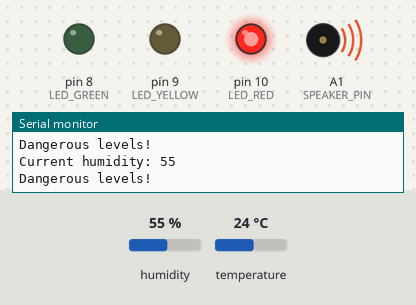
A sketch run on a simulated Arduino Uno, built with avr-gcc and run on an emulated ATmega328P. On the bench: output pins drawn as LEDs (lit = HIGH), buzzer (waves = sounding), the last lines printed to the serial monitor. Inputs (shaded band) come from the test bench; at power-on: humidity 55 %, temperature 24 °C.

Above: at 6.3 s.
6.4 s: humidity set to 52 %
12.7 s: humidity set to 49 %
At 18.5 s:
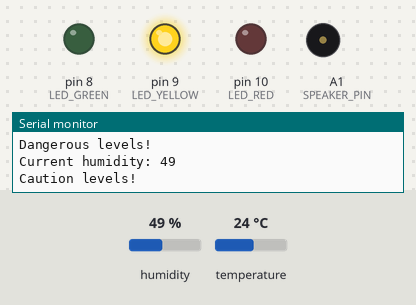
18.9 s: humidity set to 47 %
25.1 s: humidity set to 44 %
At 28.6 s:
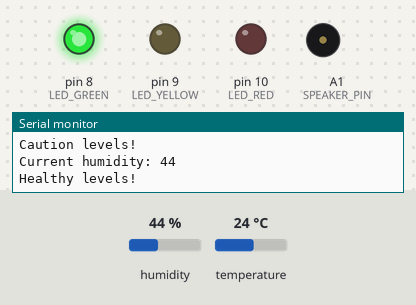
31.3 s: humidity set to 36 %
37.5 s: humidity set to 33 %
At 39.9 s:
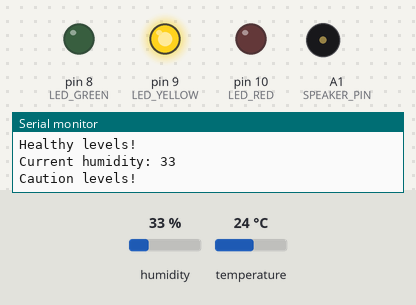
Timing chart, 0 to 41.4 s (numbered marks = the images above; inputs shaded):
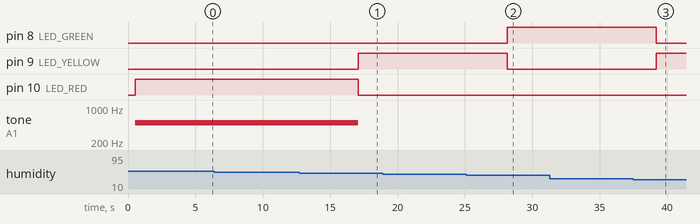

The sketch:

SafeSleep.ino
```cpp
#include <DHT11.h>

// Definitions for constants.>
#define DHT11_PIN A0
DHT11 dht(DHT11_PIN);

// Definitions for module constants.
#define LED_RED 10
#define LED_YELLOW 9
#define LED_GREEN 8
#define SPEAKER_PIN A1


void setup() {

  // Sets all the pins of 8, 9, 10, and A1 as OUTPUTS to their respective modules.
  pinMode(LED_RED, OUTPUT);
  pinMode(LED_YELLOW, OUTPUT);
  pinMode(LED_GREEN, OUTPUT);
  pinMode(SPEAKER_PIN, OUTPUT);

  //Begin Serial to run at 9600bps.
  Serial.begin(9600);
}

void loop() {
  // Boolean to set if the current humidity levels are safe or not.
  bool isSafe = true;

  // Read the current room humidity.
  int h = dht.readHumidity();

  // Check if any reads failed and exit early (to try again).
  if (isnan(h)) {
    Serial.println(F("Failed to read from DHT sensor!"));
    return;
  }

  // Print out to user what the current humidity is.
  Serial.println((String)"Current humidity: " + h);

  // Run humidity result through IF-statement criteria.
  // If humidity is less than 30% or more than 50% --
  // Trigger red LED and set 'isSafe' boolean to false.
  // Print out to user that the humidity has reached 'dangerous levels!'.
  if (h < 30 || h > 50) {
    activateLED("red");
    isSafe = false;
    Serial.println(F("Dangerous levels!"));
  }

  // If humidity is between 30% and 35% or between 45% and 50% --
  // Trigger yellow LED and keep 'isSafe' boolean to true.
  // Print out to user that the humidity has reached 'caution levels!'.
  else if (h < 35 || h > 45) {
    activateLED("yellow");
    isSafe = true;
    Serial.println(F("Caution levels!"));
  }

  // If humidity is between 35% and 45% --
  // Trigger yellow LED and keep 'isSafe' boolean to true.
  // Print out to user that the humidity has reached 'healthy levels!'.
  else if (h >= 35 || h <= 45) {
    activateLED("green");
    isSafe = true;
    Serial.println(F("Healthy levels!"));
  }

  // Validate if 'isSafe' boolean is true or false.
  // If false, then trigger buzzer to play tone of 500hz for 5 seconds,
  // Which is the time it takes to run another check for the current humidity levels.
  if (isSafe == false) {
    tone(SPEAKER_PIN, 500);
  } else {
    noTone(SPEAKER_PIN);
  }

  // Set delay between loop activations to 5 seconds or 5000 miliseconds.
  delay(5000);
}

// Function to toggle a specified color LED on.
// It takes the string in the function paramaters
// and runs it through an IF-statement to set the correct LED on.
void activateLED(String led_color) {
  // If the string equals to 'red', then turn all LEDs off, then turn the red LED on.
  if (led_color == "red") {
    dismissLED();
    digitalWrite(LED_RED, HIGH);
  }
  // If the string equals to 'yellow', then turn all LEDs off, then turn the yellow LED on.
  else if (led_color == "yellow") {
    dismissLED();
    digitalWrite(LED_YELLOW, HIGH);
  }
  // If the string equals to 'green', then turn all LEDs off, then turn the green LED on.
  else if (led_color == "green") {
    dismissLED();
    digitalWrite(LED_GREEN, HIGH);
  }
}

// Function to set all the LEDs to run on LOW output to turn them off.
void dismissLED() {
  digitalWrite(LED_RED, LOW);
  digitalWrite(LED_YELLOW, LOW);
  digitalWrite(LED_GREEN, LOW);
}
```

Measured:
- the behaviour switches between 51 and 50 % on humidity (found by bisection; images 0 and 1)
- the behaviour switches between 46 and 45 % on humidity (found by bisection; images 1 and 2)
- the behaviour switches between 35 and 34 % on humidity (found by bisection; images 2 and 3)
- after the input at 12.7 s, pin 9 (LED_YELLOW): LOW → HIGH after 4.4 s; pin 10 (LED_RED): HIGH → LOW after 4.4 s; tone on A1 (SPEAKER_PIN): 500 Hz → silent after 4.4 s
- after the input at 25.1 s, pin 8 (LED_GREEN): LOW → HIGH after 3.0 s; pin 9 (LED_YELLOW): HIGH → LOW after 3.0 s
- after the input at 37.5 s, pin 8 (LED_GREEN): HIGH → LOW after 1.7 s; pin 9 (LED_YELLOW): LOW → HIGH after 1.7 s
